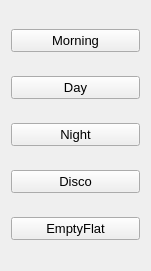
   <widget class="QWidget" name="layoutWidget">
    <property name="geometry">
     <rect>
      <x>10</x>
      <y>90</y>
      <width>151</width>
      <height>271</height>
     </rect>
    </property>
    <layout class="QVBoxLayout" name="verticalLayout">
     <item>
      <widget class="QPushButton" name="Morning_pushButton">
       <property name="font">
        <font>
         <pointsize>10</pointsize>
        </font>
       </property>
       <property name="text">
        <string>Morning</string>
       </property>
      </widget>
     </item>
     <item>
      <widget class="QPushButton" name="Day_pushButton">
       <property name="font">
        <font>
         <pointsize>10</pointsize>
        </font>
       </property>
       <property name="text">
        <string>Day</string>
       </property>
      </widget>
     </item>
     <item>
      <widget class="QPushButton" name="Night_pushButton">
       <property name="font">
        <font>
         <pointsize>10</pointsize>
        </font>
       </property>
       <property name="text">
        <string>Night</string>
       </property>
      </widget>
     </item>
     <item>
      <widget class="QPushButton" name="DiscoParty_pushButton">
       <property name="font">
        <font>
         <pointsize>10</pointsize>
        </font>
       </property>
       <property name="text">
        <string>Disco</string>
       </property>
      </widget>
     </item>
     <item>
      <widget class="QPushButton" name="EmptyFlat_pushButton">
       <property name="font">
        <font>
         <pointsize>10</pointsize>
        </font>
       </property>
       <property name="text">
        <string>EmptyFlat</string>
       </property>
      </widget>
     </item>
    </layout>
   </widget>
